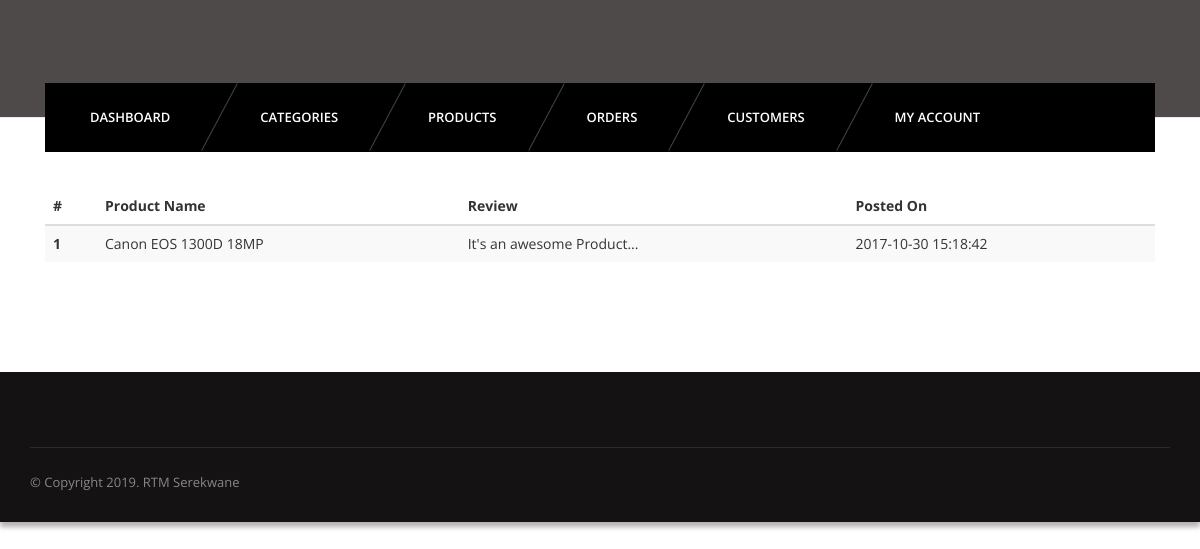
Page /admin/reviews.php (signed in) on the committed database.
### tables this page shows
CREATE TABLE `reviews` (
  `id` int(11) NOT NULL,
  `pid` int(11) NOT NULL,
  `uid` int(11) NOT NULL,
  `review` text NOT NULL,
  `timestamp` datetime NOT NULL DEFAULT CURRENT_TIMESTAMP
);

CREATE TABLE `products` (
  `id` int(11) NOT NULL,
  `name` varchar(255) NOT NULL,
  `catid` int(11) NOT NULL,
  `price` varchar(255) NOT NULL,
  `thumb` varchar(255) NOT NULL,
  `description` varchar(255) NOT NULL
);

### admin/reviews.php (the view, shortened to what this page needs)
<?php
	require_once '../config/connect.php';
?>
<?php include 'inc/header.php'; ?>
<?php include 'inc/nav.php'; ?>
<section id="content">
	<div class="content-blog">
		<div class="container">
			<table class="table table-striped">
				<thead>
					<tr>
						<th>#</th>
						<th>Product Name</th>
						<th>Review</th>
						<th>Posted On</th>
					</tr>
				</thead>
				<tbody>
				<?php
					$sql = "SELECT r.id, p.name, r.review, r.`timestamp` FROM reviews r JOIN products p WHERE r.pid=p.id";
					$res = mysqli_query($connection, $sql);
					while ($r = mysqli_fetch_assoc($res)) {
				?>
					<tr>
						<th scope="row"><?php echo $r['id']; ?></th>
						<td><?php echo substr($r['name'], 0, 20); ?></td>
						<td><?php echo $r['review']; ?></td>
						<td><?php echo $r['timestamp']; ?></td>
				<?php } ?>
				</tbody>
			</table>
		</div>
	</div>
</section>
<?php include 'inc/footer.php' ?>

### css/light.css (style rules this page uses)
body { background-color:#fff; }

### rows in the picture
reviews: id "1", products.name "Canon EOS 1300D 18MP", review "It's an awesome Product...", timestamp "2017-10-30 15:18:42"
